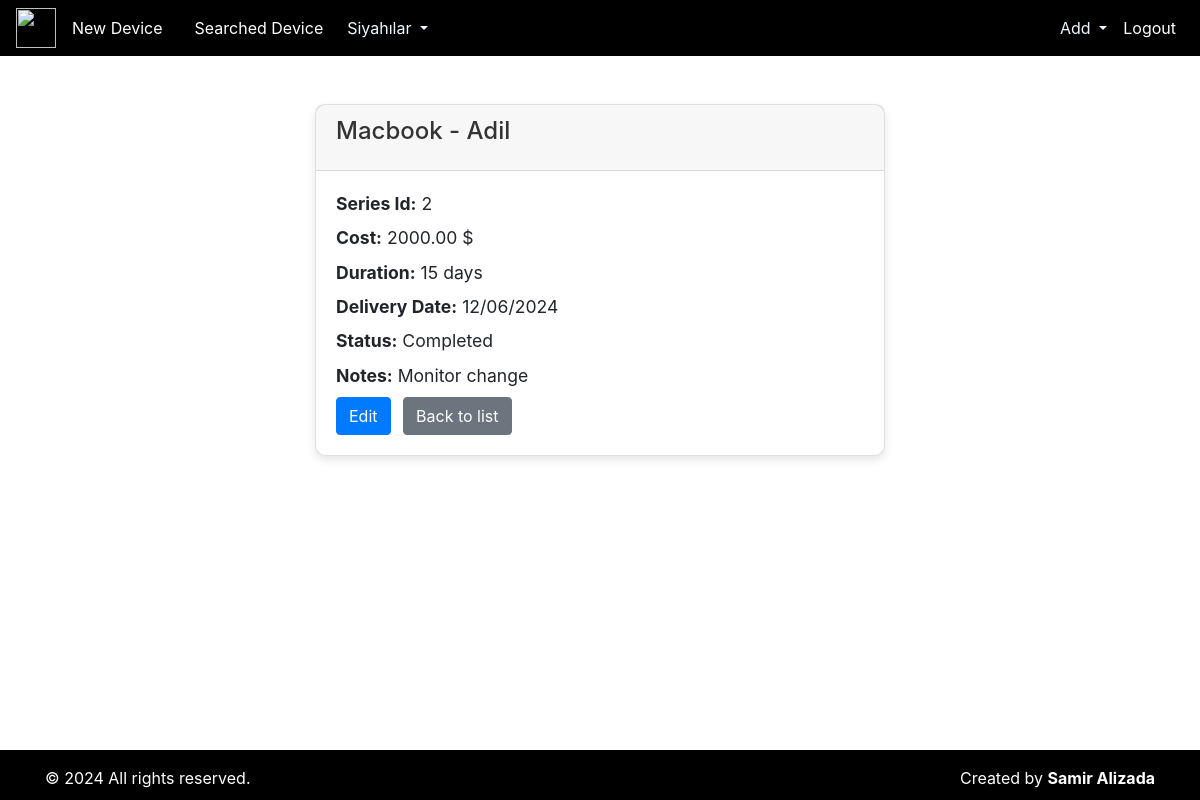
Page /device/2/ (signed in) on the committed database.
### repair/models.py (models this page shows, shortened)
class Device(models.Model):
    STATUS_CHOICES = [
        ('Received', 'Received'),
        ('In Progress', 'In Progress'),
        ('Completed', 'Completed'),
        ('Delivered', 'Delivered')
    ]
    series_id = models.CharField(max_length=6, unique=True, blank=True)  # Make sure this is unique
    device_name = models.CharField(max_length=100)
    customer_name = models.CharField(max_length=100)
    repair_cost = models.DecimalField(max_digits=10, decimal_places=2)
    repair_duration = models.IntegerField()
    add_date = models.DateField(default=timezone.now)
    delivery_date = models.DateField()
    status = models.CharField(max_length=20, choices=STATUS_CHOICES, default='Received')
    notes = models.TextField(blank=True, null=True)

### repair/views.py (the view)
# urls.py: path('device/<int:pk>/', device_detail, name='device_detail'),
@login_required
def device_detail(request, pk):
    device = get_object_or_404(Device, pk=pk)
    return render(request, 'repairs/device_detail.html', {'device': device})

### templates/repairs/device_detail.html (shortened to what this page needs)
{% extends "index.html" %}
{% block content %}
<div class="container my-5" style="width: 600px;">
<div class="card mt-4">
    <div class="card-header">
        <h1 class="card-title">{{ device.device_name }} - {{ device.customer_name }}</h1>
    </div>
    <div class="card-body">
        <p><strong>Series Id:</strong> {{ device.series_id }}</p>
        <p><strong>Cost:</strong> {{ device.repair_cost }} $</p>
        <p><strong>Duration:</strong> {{ device.repair_duration }} days</p>
        <p><strong>Delivery Date:</strong> {{ device.delivery_date|date:"d/m/Y" }}</p>
        <p><strong>Status:</strong> {{ device.status }}</p>
        <p><strong>Notes:</strong> {{ device.notes }}</p>
        {% if user.is_authenticated %}
        <a href="{% url 'device_edit' device.pk %}" class="btn btn-primary">Edit</a>
        {% endif %}
        <a href="{% url 'device_list' %}" class="btn btn-secondary">Back to list</a>
    </div>
</div>
</div>
{% endblock content %}

### templates/repairs/device_detail.html (style rules this page uses)
.card { border-radius: 10px; box-shadow: 0 4px 8px rgba(0,0,0,0.1); }
.card-title { font-size: 1.5rem; color: #333; }
.card-body p { font-size: 1.1rem; margin-bottom: 0.5rem; }
.btn-primary { margin-right: 0.5rem; }

### rows in the picture
Device: device_name "Macbook", customer_name "Adil", series_id "2", repair_cost "2000.00", repair_duration "15", delivery_date "12/06/2024", status "Completed", notes "Monitor change"
